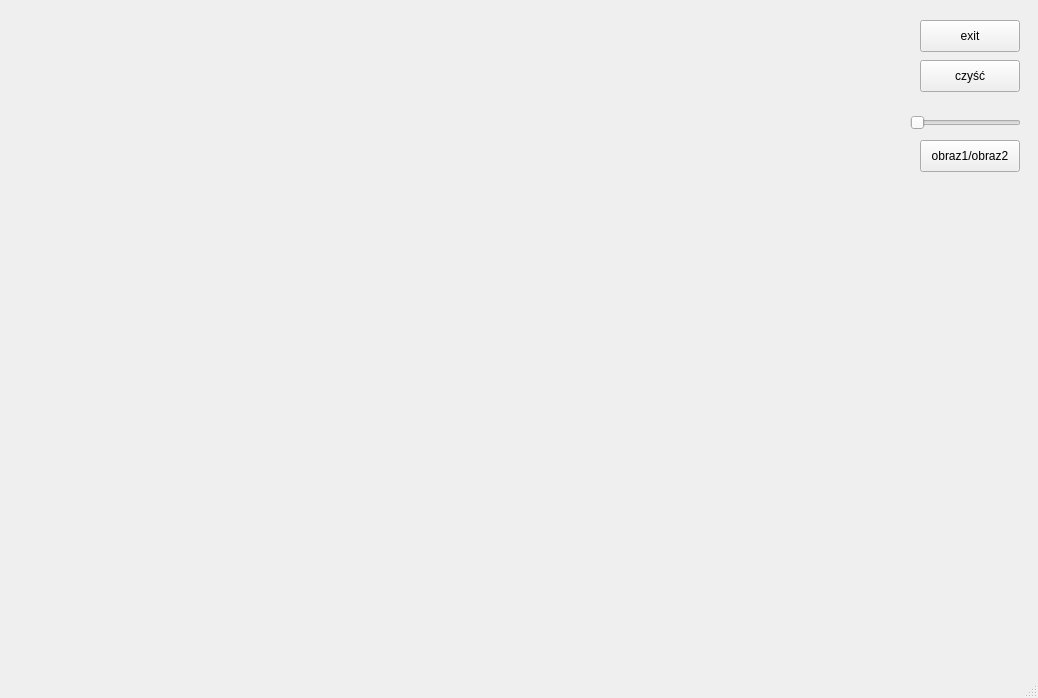
<?xml version="1.0" encoding="UTF-8"?>
<ui version="4.0">
 <class>MainWindow</class>
 <widget class="QMainWindow" name="MainWindow">
  <property name="geometry">
   <rect>
    <x>0</x>
    <y>0</y>
    <width>1038</width>
    <height>698</height>
   </rect>
  </property>
  <property name="windowTitle">
   <string>MainWindow</string>
  </property>
  <widget class="QWidget" name="centralwidget">
   <widget class="Ekran" name="widget" native="true">
    <property name="geometry">
     <rect>
      <x>10</x>
      <y>20</y>
      <width>900</width>
      <height>600</height>
     </rect>
    </property>
   </widget>
   <widget class="QPushButton" name="czysc">
    <property name="geometry">
     <rect>
      <x>920</x>
      <y>60</y>
      <width>100</width>
      <height>32</height>
     </rect>
    </property>
    <property name="text">
     <string>czyść</string>
    </property>
   </widget>
   <widget class="QPushButton" name="wyjdz">
    <property name="geometry">
     <rect>
      <x>920</x>
      <y>20</y>
      <width>100</width>
      <height>32</height>
     </rect>
    </property>
    <property name="text">
     <string>exit</string>
    </property>
   </widget>
   <widget class="QSlider" name="suwaczek">
    <property name="geometry">
     <rect>
      <x>910</x>
      <y>110</y>
      <width>111</width>
      <height>25</height>
     </rect>
    </property>
    <property name="maximum">
     <number>100</number>
    </property>
    <property name="orientation">
     <enum>Qt::Horizontal</enum>
    </property>
   </widget>
   <widget class="QPushButton" name="zmiana">
    <property name="geometry">
     <rect>
      <x>920</x>
      <y>140</y>
      <width>100</width>
      <height>32</height>
     </rect>
    </property>
    <property name="text">
     <string>obraz1/obraz2</string>
    </property>
   </widget>
  </widget>
  <widget class="QMenuBar" name="menubar">
   <property name="geometry">
    <rect>
     <x>0</x>
     <y>0</y>
     <width>1038</width>
     <height>24</height>
    </rect>
   </property>
  </widget>
  <widget class="QStatusBar" name="statusbar"/>
 </widget>
 <customwidgets>
  <customwidget>
   <class>Ekran</class>
   <extends>QWidget</extends>
   <header location="global">ekran.h</header>
   <container>1</container>
   <slots>
    <signal>setCurrentAlpha(int)</signal>
    <slot>alphaSliderChange(int)</slot>
    <slot>warstwaButton()</slot>
    <slot>alphaSliderChange()</slot>
    <slot>setAlpha(int)</slot>
    <slot>blendMode()</slot>
   </slots>
  </customwidget>
 </customwidgets>
 <resources/>
 <connections/>
</ui>
